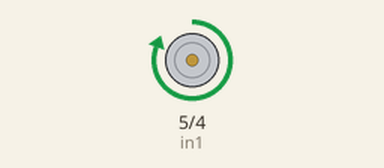
A sketch run on a simulated Arduino Uno, built with avr-gcc and run on an emulated ATmega328P. On the bench: motor-driver pin pairs drawn as motors (green arrow = first pin HIGH = forward, orange = second pin HIGH = backward, longer = more drive, scaled by the enable pin).

Above: at 3.5 s.
At 7.2 s:
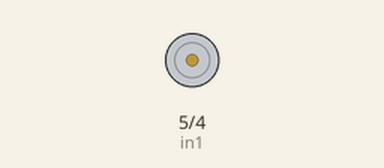
At 11.0 s:
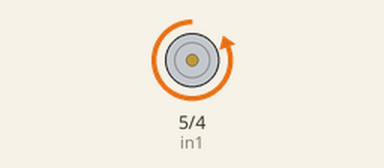
At 15.16 s:
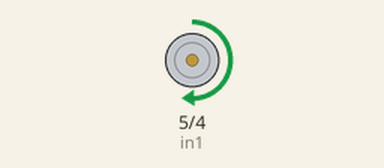
Timing chart, 0 to 19.6 s (numbered marks = the images above):
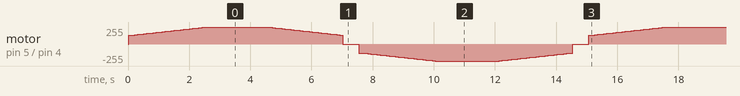

The sketch:

L298NTest.ino
```cpp
/*  Arduino DC Motor Control - PWM | H-Bridge | L298N
 *  TEST
*/
#define enA 6
#define in1 5
#define in2 4
int speedPWM = 0;
int minPWM = 130;

bool CWRotation = true;
int acceleration = 5;

void setup() {
  pinMode(enA, OUTPUT);
  pinMode(in1, OUTPUT);
  pinMode(in2, OUTPUT);
  // Set initial rotation direction
  digitalWrite(in1, LOW);
  digitalWrite(in2, HIGH);

  speedPWM = minPWM;
}
void loop() {

  if (CWRotation == true) {
    digitalWrite(in1, HIGH);
    digitalWrite(in2, LOW);
    delay(20);
  } else {
    digitalWrite(in1, LOW);
    digitalWrite(in2, HIGH);
    delay(20);
  }

  while (speedPWM < 255) {

    analogWrite(enA, speedPWM); // Send PWM signal to L298N Enable pin

    speedPWM = speedPWM + acceleration;

    delay(100);

  }

  analogWrite(enA, 255); // Send PWM signal to L298N Enable pin

  delay (2000);

  while (speedPWM > minPWM) {

    analogWrite(enA, speedPWM); // Send PWM signal to L298N Enable pin

    speedPWM = speedPWM - acceleration;

    delay(100);

  }

  speedPWM = minPWM;

  CWRotation = !CWRotation;

  analogWrite(enA, 0); // Send PWM signal to L298N Enable pin

  delay(500);

}
```
